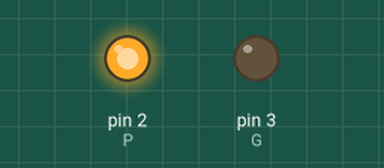
Simulated run of this sketch. Board: Arduino Uno, built with avr-gcc and run on an emulated ATmega328P. On the bench: output pins drawn as LEDs (lit = HIGH).

Above: at 0.1 s.
Timing chart, 0 to 1.6 s (numbered marks = the images above):
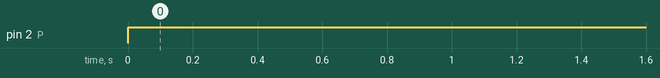

The sketch:

sketch_jun27CLOCKWISW_MOTOR_PROGRAM.ino
```cpp
const int P = 2;
const int G = 3;
void setup() {
  // put your setup code here, to run once:
  pinMode(P,OUTPUT);
  pinMode(G,OUTPUT);
}

void loop() {
  // put your main code here, to run repeatedly:
digitalWrite(P,HIGH);
digitalWrite(G,LOW);
}
```

Measured:
- by itself, pin 2 (P): LOW → HIGH at 0.00 s
